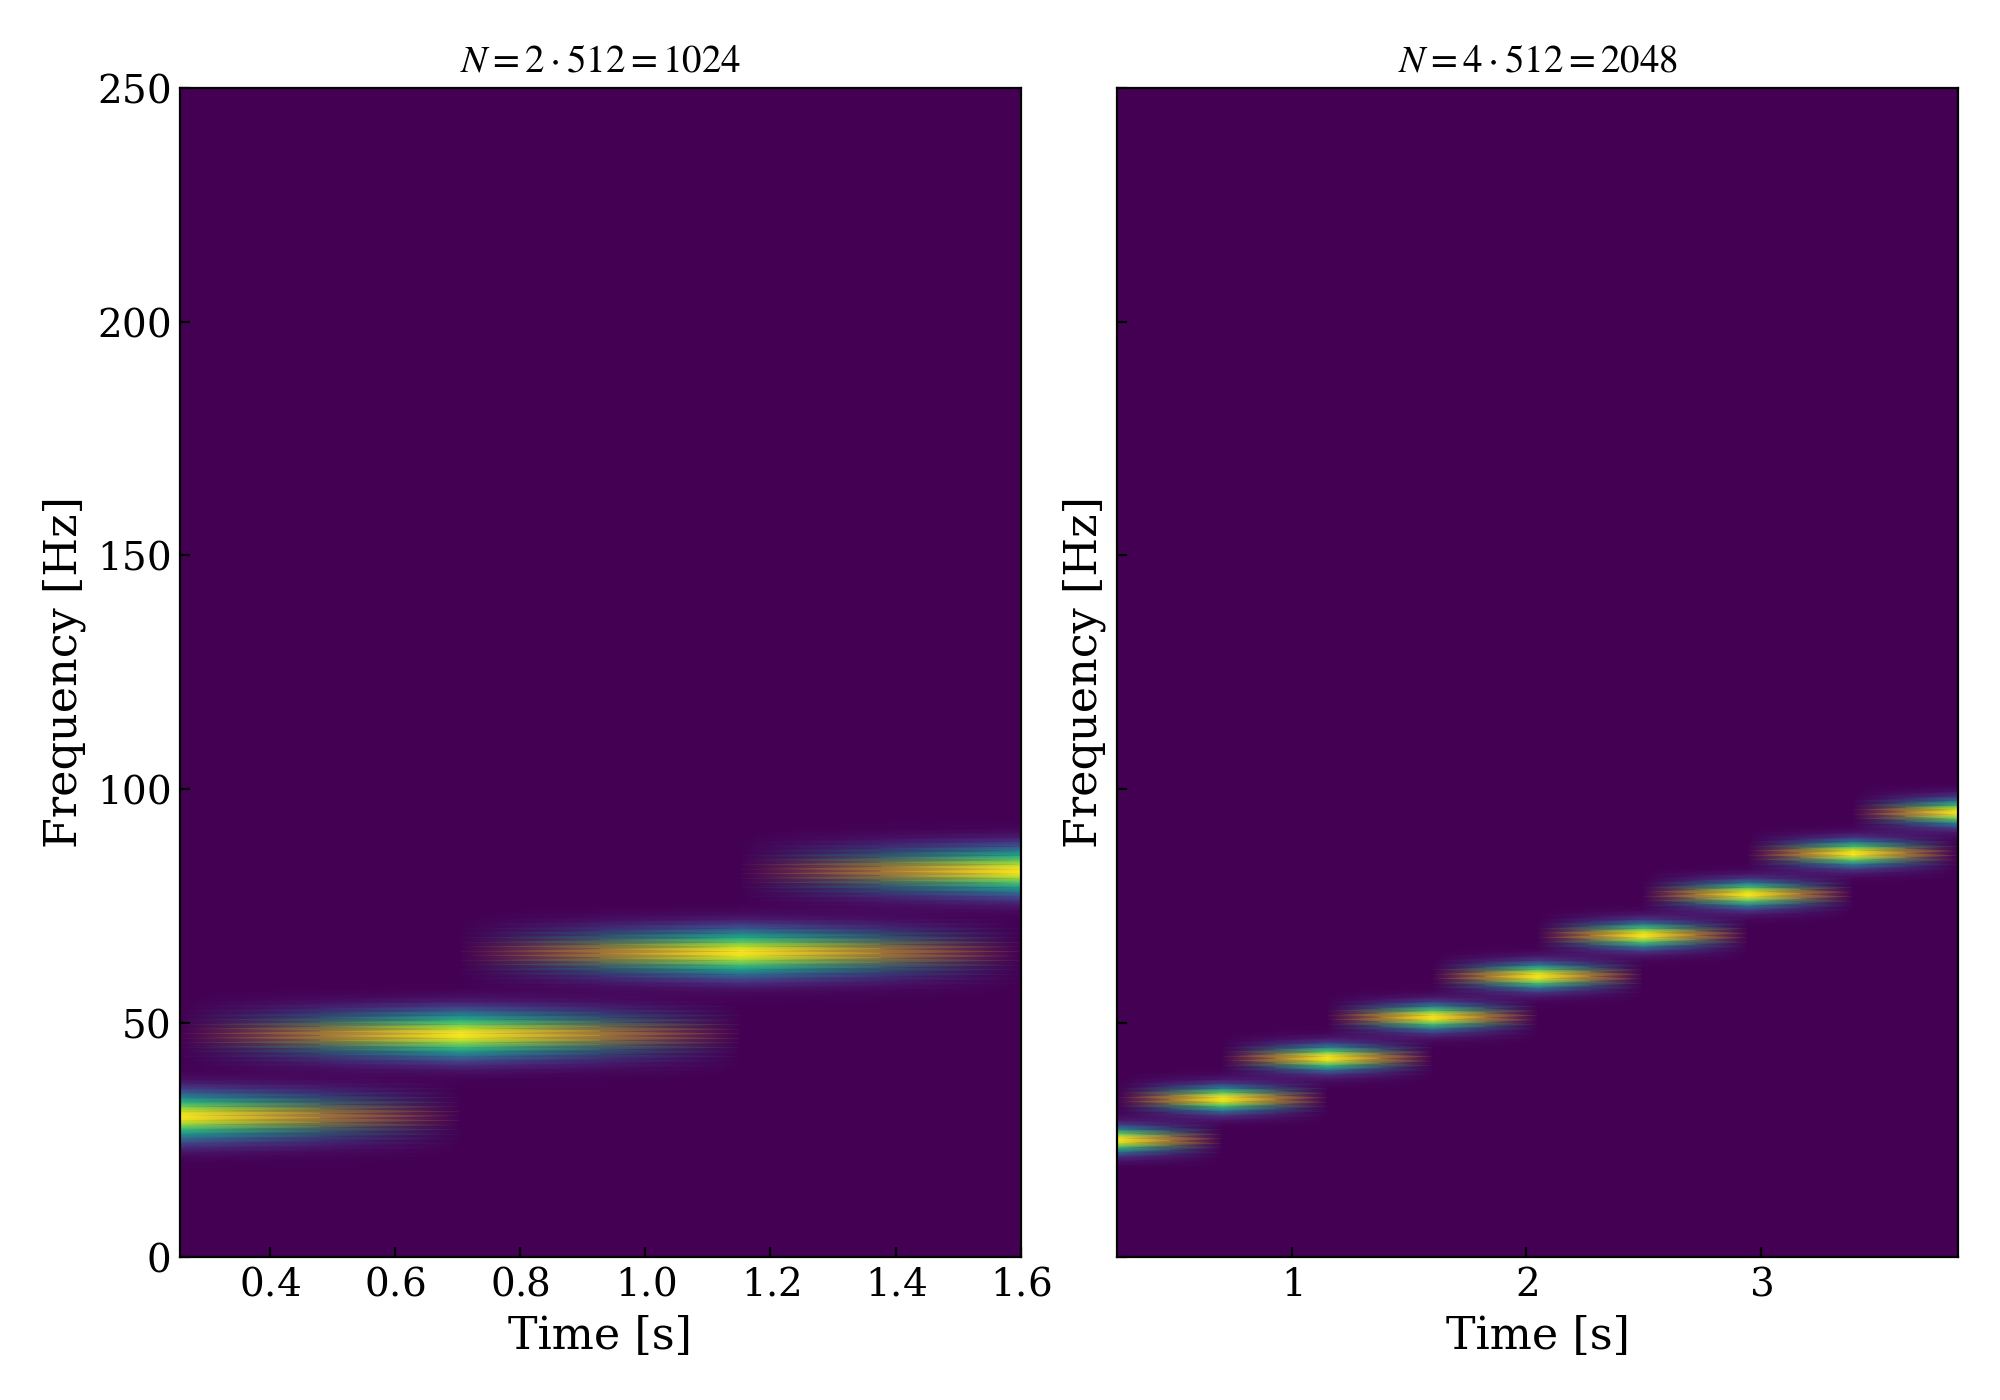

The Python source for this figure:
from pathlib import Path

import scipy.signal as signal
from matplotlib import pyplot as plt

from signal_analysis.common import set_custom_pyplot_styles
from signal_analysis.lab03.chirp import fs, get_chirp

if __name__ == "__main__":
    set_custom_pyplot_styles()

    fig, axs = plt.subplots(nrows=1, ncols=2, sharey=True)
    axs = axs.flatten()

    nfft = 512

    for idx, N in enumerate([1024, 2048]):
        ax = axs[idx]

        _, wave = get_chirp(N=N)
        freqs, times, spect = signal.spectrogram(
            wave,
            fs=fs,
            window=("hamming"),
            nperseg=nfft // 2,
            nfft=nfft,
        )

        ax.pcolormesh(times, freqs, spect, shading="gouraud")

        ax.set_title(f"$N = {N // nfft}\\cdot{nfft} = {N}$")
        ax.set_xlabel("Time [s]")
        ax.set_ylabel("Frequency [Hz]")

    fig.tight_layout()
    plt.savefig(Path(__file__).with_suffix(".png"))
    # plt.show()
